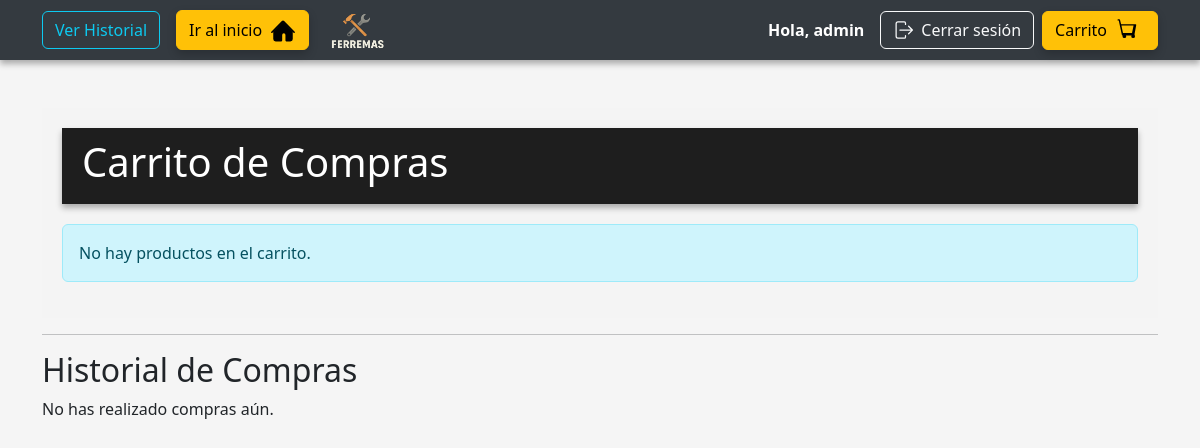
Page /carrito/ (signed in) on the earlier database version.
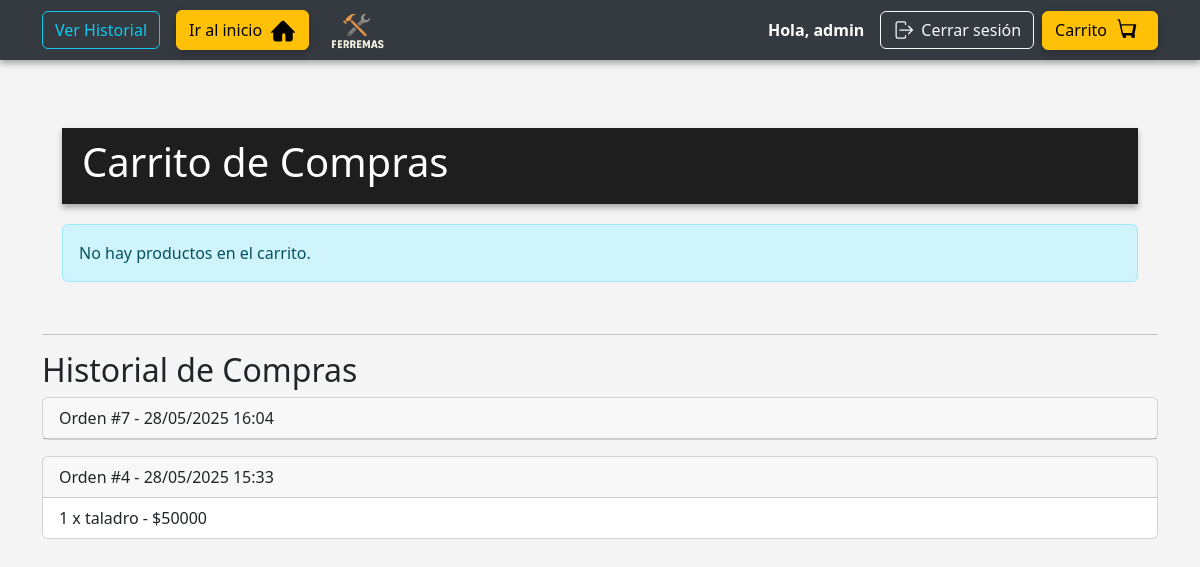
Same page on the later database version.
### miapp/models.py (models this page shows, shortened)
class Orden(models.Model):
    usuario = models.ForeignKey(User, on_delete=models.CASCADE)
    fecha = models.DateTimeField(auto_now_add=True)

class ItemOrden(models.Model):
    orden = models.ForeignKey(Orden, on_delete=models.CASCADE, related_name='items')
    producto = models.ForeignKey(Producto, on_delete=models.SET_NULL, null=True)
    cantidad = models.PositiveIntegerField()

class Producto(models.Model):
    nombre = models.CharField(max_length=100)
    descripcion = models.TextField(blank=True)
    precio = models.IntegerField()
    stock = models.IntegerField(default=0)

### miapp/views.py (the view)
# urls.py: path('carrito/', views.ver_carrito, name='ver_carrito'),
def ver_carrito(request):
    if not request.user.is_authenticated:
        messages.warning(request, "Debes iniciar sesión para ver tu carrito.")
        return redirect('login')
    carrito_items = Carrito.objects.filter(usuario=request.user)
    ordenes = Orden.objects.filter(usuario=request.user).order_by('-fecha')
    return render(request, 'miapp/carrito.html', {
        'carrito': carrito_items,
        'ordenes': ordenes,
    })

### miapp/templates/miapp/carrito.html (shortened to what this page needs)
{% extends 'miapp/base.html' %}
{% load static %}
{% block content %}
<section style="background-color: #f4f4f4; padding: 20px;">
    <header style="background-color: #1e1e1e; padding: 10px 20px; color: white; margin-bottom: 20px;">
        <h1>Carrito de Compras</h1>
    </header>
    {% if carrito %}
        <ul class="list-group">
            {% for item in carrito %}
            <li class="list-group-item d-flex justify-content-between align-items-center">
                <div>
                    {{ item.producto.nombre }} - ${{ item.producto.precio }} x {{ item.cantidad }}
                </div>
                <div class="btn-group" role="group">
                    <a href="{% url 'aumentar_cantidad' item.id %}" class="btn btn-sm btn-success">+</a>
                    <a href="{% url 'disminuir_cantidad' item.id %}" class="btn btn-sm btn-warning">-</a>
                    <a href="{% url 'eliminar_del_carrito' item.id %}" class="btn btn-sm btn-danger">Eliminar</a>
                </div>
            </li>
            {% endfor %}
        </ul>
        <form action="{% url 'pagar' %}" method="post" class="mt-4">
            {% csrf_token %}
            <button type="submit" class="btn btn-warning btn-lg">Pagar con Webpay</button>
        </form>
    {% else %}
        <div class="alert alert-info">No hay productos en el carrito.</div>
    {% endif %}
</section>
<hr>
<h2>Historial de Compras</h2>
{% if ordenes %}
    {% for orden in ordenes %}
        <div class="card mb-3">
            <div class="card-header">Orden #{{ orden.id }} - {{ orden.fecha|date:"d/m/Y H:i" }}</div>
            <ul class="list-group list-group-flush">
                {% for item in orden.items.all %}
                    <li class="list-group-item">
                        {{ item.cantidad }} x {{ item.producto.nombre }} - ${{ item.producto.precio }}
                    </li>
                {% endfor %}
            </ul>
        </div>
    {% endfor %}
{% else %}
    <p>No has realizado compras aún.</p>
{% endif %}
{% endblock %}

### miapp/templates/miapp/base.html (shortened to what this page needs)
{% load static %}
<!DOCTYPE html>
<html lang="es">
<head>
    <link rel="stylesheet" href="{% static 'css/estilos.css' %}">
    <link href="https://cdn.jsdelivr.net/npm/bootstrap@5.3.0/dist/css/bootstrap.min.css" rel="stylesheet">
    <link rel="stylesheet" href="https://unpkg.com/leaflet/dist/leaflet.css" />
</head>
<body>
    <header style="background-color: #343a40; height: 60px; width: 100%;">
        <div class="container h-100 d-flex align-items-center justify-content-between">
<div class="d-flex align-items-center gap-3 text-white">
    {% if user.is_authenticated and user.is_staff %}
    <a href="{% url 'historial_admin' %}" class="btn btn-outline-info">
        Ver Historial
    </a>
{% endif %}
    <a href="{% url 'inicio' %}" class="btn btn-warning d-flex align-items-center">
        Ir al inicio
    </a>
    <img src="{% static 'imagenes/logo.jpg' %}" alt="Logo" style="height: 65px;">
</div>
            <div class="d-flex align-items-center gap-2">
                {% if user.is_authenticated %}
                    <span class="text-white fw-bold me-2">Hola, {{ user.username }}</span>
                    <a href="{% url 'logout' %}" class="btn btn-outline-light d-flex align-items-center">
                        Cerrar sesión
                    </a>
                {% endif %}
                <a href="{% url 'ver_carrito' %}" class="btn btn-warning d-flex align-items-center">
                    Carrito
                </a>
            </div>
        </div>
    </header>
    <div class="container mt-5">
        {% block content %}{% endblock %}
    </div>
</body>
</html>

### miapp/static/css/estilos.css (style rules this page uses)
body { background-color: #f4f4f4; }
h1 { color: #ff9000; font-weight: bold; }
.btn-warning { background-color: #ff9000; color: #000; font-weight: bold; border: none; box-shadow: 0 4px 10px rgba(0, 0, 0, 0.2); transition: all 0.3 ease; }
header { background-color: #1e1e1e; padding: 10px 20px; box-shadow: 0 4px 6px rgba(0,0,0,0.3); position: relative; z-index: 2; }

### miapp/templates/miapp/base.html (style rules this page uses)
body { background-color: #f5f5f5; }

Differences in the rows shown:
added Orden: id "7", fecha "28/05/2025 16:04"
added Orden: id "4", fecha "28/05/2025 15:33"
added ItemOrden: cantidad "1", producto.nombre "taladro", producto.precio "50000"
Other differences:
text no longer shown: "No has realizado compras aún."
